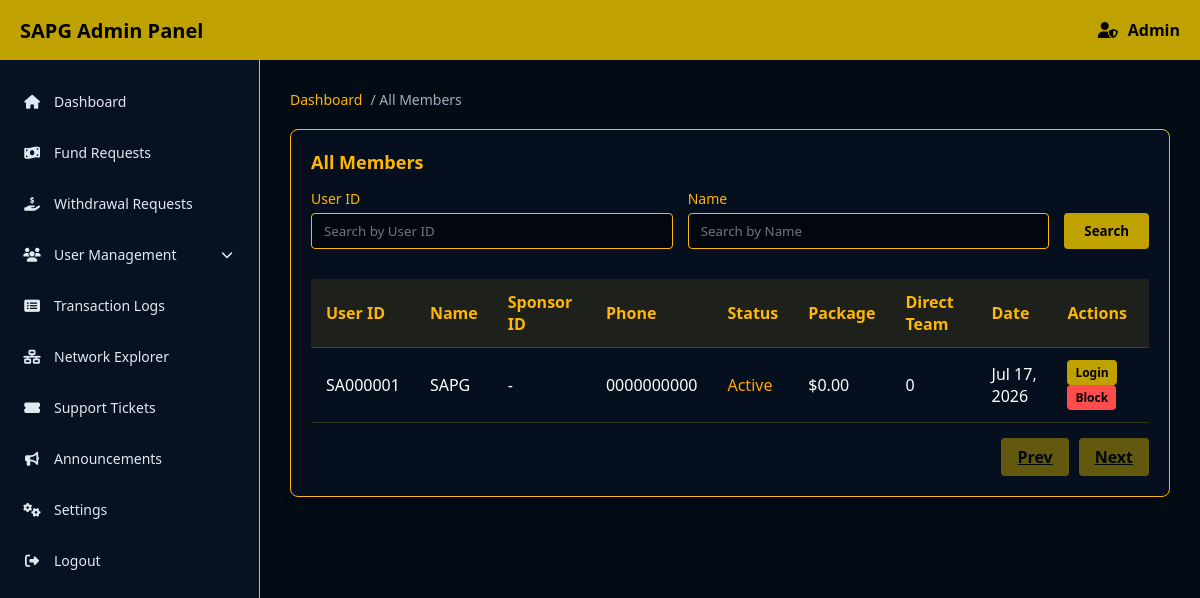
Page /AdminPanel/allMembers.php (signed in) on the earlier database version.
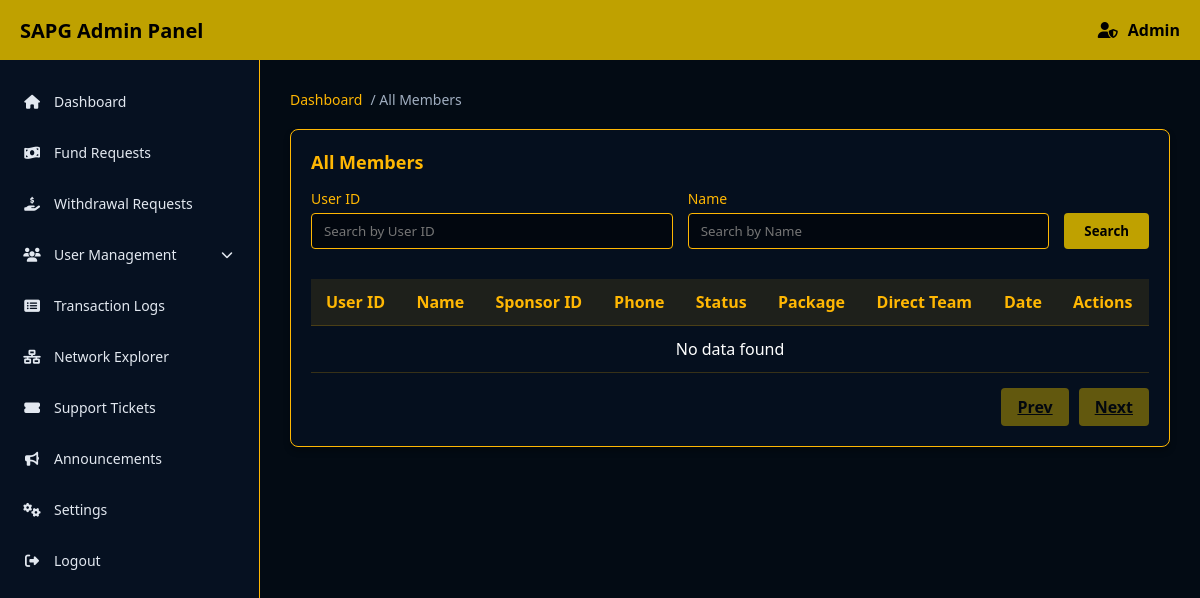
Same page on the later database version.
### tables this page shows
CREATE TABLE `users` (
  `id` int(11) NOT NULL AUTO_INCREMENT,
  `user_id` varchar(8) NOT NULL COMMENT 'Alphanumeric ID: SA followed by 6 digits',
  `sponsor_id` varchar(8) DEFAULT NULL COMMENT 'References parent user_id in sponsor tree',
  `name` varchar(100) NOT NULL,
  `email` varchar(255) NOT NULL,
  `phone` varchar(20) NOT NULL,
  `password` varchar(255) NOT NULL COMMENT 'Bcrypt hashed',
  `status` enum('Active','Inactive','Blocked') DEFAULT 'Inactive' COMMENT 'Inactive = registered but no package',
  `created_at` timestamp NOT NULL DEFAULT current_timestamp(),
  `updated_at` timestamp NOT NULL DEFAULT current_timestamp() ON UPDATE current_timestamp(),
  `wallet_address` varchar(255) DEFAULT NULL,
  PRIMARY KEY (`id`),
  UNIQUE KEY `user_id` (`user_id`),
  KEY `idx_sponsor` (`sponsor_id`),
  KEY `idx_status` (`status`),
  KEY `idx_email` (`email`)
);

CREATE TABLE `user_financial_summary` (
  `user_id` varchar(8) NOT NULL,
  `my_package` decimal(10,2) DEFAULT 0.00 COMMENT 'Highest active package amount',
  `direct_team_count` int(11) DEFAULT 0 COMMENT 'Number of direct referrals',
  `total_active_team_count` int(11) DEFAULT 0 COMMENT 'All downlines with at least $11 package',
  `total_inactive_team_count` int(11) DEFAULT 0 COMMENT 'All downlines with no package',
  `strong_leg_count` int(11) DEFAULT 0 COMMENT 'Size of largest single leg',
  `other_legs_count` int(11) DEFAULT 0 COMMENT 'Sum of all other legs',
  `main_deposit_balance` decimal(15,4) DEFAULT 0.0000,
  `earnings_11_wallet` decimal(15,4) DEFAULT 0.0000,
  `earnings_30_wallet` decimal(15,4) DEFAULT 0.0000,
  `earnings_60_wallet` decimal(15,4) DEFAULT 0.0000,
  `earnings_120_wallet` decimal(15,4) DEFAULT 0.0000,
  `earnings_240_wallet` decimal(15,4) DEFAULT 0.0000,
  `earnings_480_wallet` decimal(15,4) DEFAULT 0.0000,
  `booster_10_wallet` decimal(15,4) DEFAULT 0.0000,
  `booster_20_wallet` decimal(15,4) DEFAULT 0.0000,
  `booster_40_wallet` decimal(15,4) DEFAULT 0.0000,
  `booster_80_wallet` decimal(15,4) DEFAULT 0.0000,
  `booster_160_wallet` decimal(15,4) DEFAULT 0.0000,
  `booster_320_wallet` decimal(15,4) DEFAULT 0.0000,
  `total_direct_referral_income` decimal(15,4) DEFAULT 0.0000,
  `total_team_level_income` decimal(15,4) DEFAULT 0.0000,
  `total_global_autopool_income` decimal(15,4) DEFAULT 0.0000,
  `total_booster_income` decimal(15,4) DEFAULT 0.0000,
  `total_reward_income` decimal(15,4) DEFAULT 0.0000,
  `total_withdrawal_amount` decimal(15,4) DEFAULT 0.0000,
  `net_income` decimal(15,4) DEFAULT 0.0000,
  `updated_at` timestamp NOT NULL DEFAULT current_timestamp() ON UPDATE current_timestamp(),
  `booster_wallet` decimal(15,4) DEFAULT 0.0000,
  PRIMARY KEY (`user_id`),
  CONSTRAINT `user_financial_summary_ibfk_1` FOREIGN KEY (`user_id`) REFERENCES `users` (`user_id`) ON DELETE CASCADE
);

### AdminPanel/allMembers.php (the view, shortened to what the changed rows need)
<?php
require_once '../libs/db.php';
$page = isset($_GET['page']) ? (int)$_GET['page'] : 1;
$limit = 20;
$offset = ($page - 1) * $limit;
$params = [];
$where_sql = '';
$sql = "SELECT u.*, f.my_package, f.direct_team_count FROM users u LEFT JOIN user_financial_summary f ON u.user_id = f.user_id $where_sql ORDER BY u.created_at DESC LIMIT ? OFFSET ?";
$stmt = $pdo->prepare($sql);
$execute_params = array_merge($params, [$limit, $offset]);
$stmt->execute($execute_params);
$members = $stmt->fetchAll(PDO::FETCH_ASSOC);
require_once 'includes/header.php';
?>
<div class="card">
    <div class="table-responsive">
        <table>
            <thead>
                <tr>
                    <th>User ID</th>
                    <th>Name</th>
                    <th>Sponsor ID</th>
                    <th>Phone</th>
                    <th>Status</th>
                    <th>Package</th>
                    <th>Direct Team</th>
                    <th>Date</th>
                    <th>Actions</th>
                </tr>
            </thead>
            <tbody>
                <?php if (empty($members)): ?>
                <tr>
                    <td colspan="9" style="text-align: center;">No data found</td>
                </tr>
                <?php else: ?>
                    <?php foreach ($members as $m): ?>
                    <tr>
                        <td><?php echo htmlspecialchars($m['user_id']); ?></td>
                        <td><?php echo htmlspecialchars($m['name']); ?></td>
                        <td><?php echo htmlspecialchars($m['sponsor_id'] ?? '-'); ?></td>
                        <td><?php echo htmlspecialchars($m['phone']); ?></td>
                        <td>
                            <?php
                            $color = $m['status'] === 'active' ? '#2ecc71' : ($m['status'] === 'blocked' ? '#ff4d4d' : 'orange');
                            echo "<span style='color: {$color}'>" . ucfirst($m['status']) . "</span>";
                            ?>
                        </td>
                        <td>$<?php echo number_format($m['my_package'] ?? 0, 2); ?></td>
                        <td><?php echo number_format($m['direct_team_count'] ?? 0); ?></td>
                        <td><?php echo date('M d, Y', strtotime($m['created_at'])); ?></td>
                        <td>
                            <button class="btn btn-gold" style="padding: 4px 8px; font-size: 12px;" onclick="impersonate('<?php echo $m['user_id']; ?>')">Login</button>
                            <?php if ($m['status'] !== 'blocked'): ?>
                                <button class="btn btn-gold" style="padding: 4px 8px; font-size: 12px; background: #ff4d4d;" onclick="blockUser('<?php echo $m['user_id']; ?>')">Block</button>
                            <?php else: ?>
                                <button class="btn btn-gold" style="padding: 4px 8px; font-size: 12px; background: #2ecc71;" onclick="unblockUser('<?php echo $m['user_id']; ?>')">Unblock</button>
                            <?php endif; ?>
                        </td>
                    </tr>
                    <?php endforeach; ?>
                <?php endif; ?>
            </tbody>
        </table>
    </div>
</div>
<?php require_once 'includes/footer.php'; ?>

Differences in the rows shown:
removed users: user "SA000001", name "SAPG", sponsor "-", phone "0000000000", status "Active", user.my_package "0.00", user.direct_team_count "0", created_at "Jul 17, 2026"
Other differences:
text now shown: "No data found"
